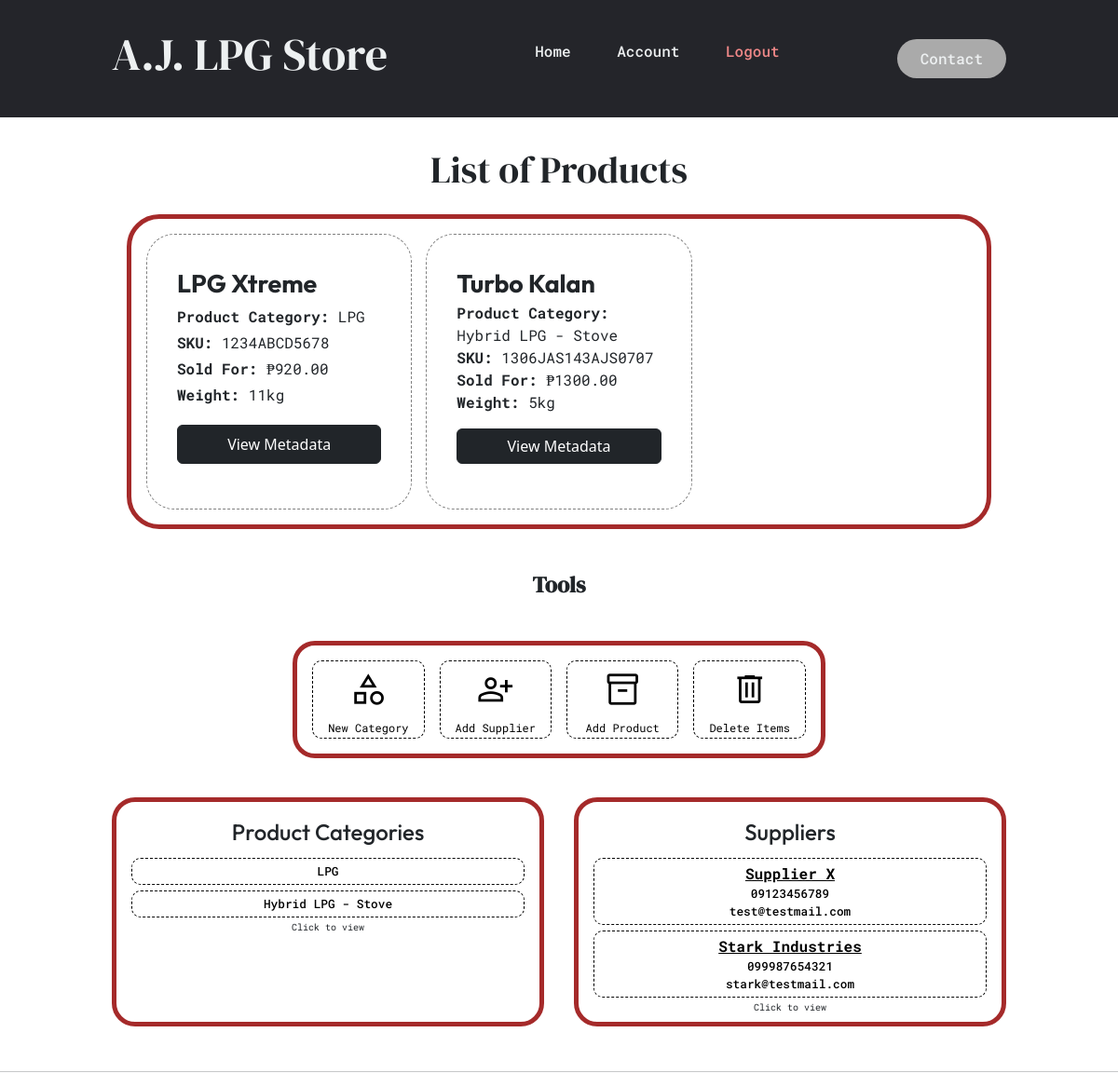
The app's page /products/, older data.
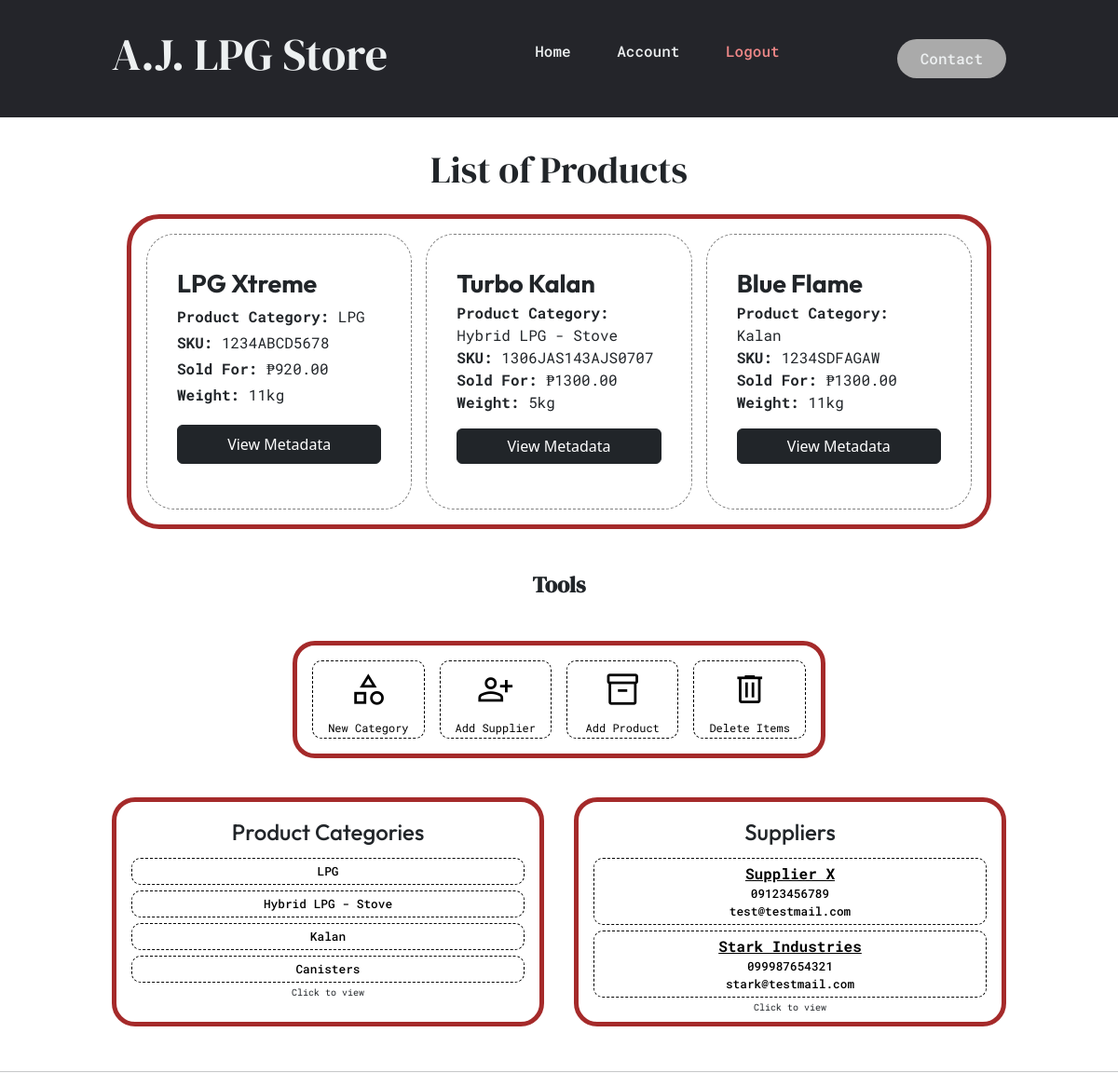
The same page, newer data.
### home/models.py (models this page shows, shortened)
class Product(models.Model):
    product_name = models.CharField(max_length=255,default="Product 1",help_text="Official product name")
    description = models.TextField(help_text="Tell something about the product.")
    SKU = models.CharField(max_length=50, unique=True, help_text="SKU is a unique ID given mainly by manufacturers. Check the Unit or Documents if SKU is present.")
    category = models.OneToOneField(Category, on_delete=models.SET_NULL, null=True)
    weight = models.DecimalField(max_digits=10, decimal_places=2, null=True, blank=True)
    image = models.ImageField(upload_to='product_images/', null=True, blank=True)
    expiry_date = models.DateField(default=timezone.now,null=True, blank=True, help_text="YYYY-MM-DD (Leave Blank if N/A)")
    notes = models.TextField(null=True, blank=True)
    cost_price = models.DecimalField(max_digits=10, decimal_places=2, null=True, blank=True)
    selling_price = models.DecimalField(max_digits=10, decimal_places=2, null=True, blank=True)
    discount = models.DecimalField(max_digits=5, decimal_places=2, null=True, blank=True)

class Category(models.Model):
    category = models.CharField(max_length=50)
    def __str__(self):
        return self.category
    class Meta:
        verbose_name_plural = "Categories"

class Supplier(models.Model):
    name = models.CharField(max_length=255)
    contact = models.CharField(max_length=255)
    email = models.CharField(max_length=255, null=True, blank=True)
    website = models.CharField(max_length=255, null=True, blank=True)
    supplier_code = models.CharField(max_length=50, unique=True, editable=False)

### home/views.py (the view)
# urls.py: path('products/', views.add_product, name="mngr-products"),
def add_product(request):
    vars = {}
    vars["products"] = models.Product.objects.all()
    vars["product_number"] = models.Product.objects.count()
    vars["categories"] = models.Category.objects.all()
    vars["category_numbers"] = models.Category.objects.count()
    vars["suppliers"] = models.Supplier.objects.all()
    vars["supplier_numbers"] = models.Supplier.objects.count()
    return render(request, "blocks/productpage_blocks.html", vars)

### home/templates/blocks/productpage_blocks.html (shortened to what this page needs)
{% extends "home/add_product.html" %}
{% block product_navbar %}
{% include "chunks/navbar.html" %}
{% endblock %}
{% block list_products %}
    {% if product_number == 0 %}
        {% include "chunks/products_noneview.html" %}
        {% include "chunks/products_tools.html" %}
    {% else %}
            <div class="p_wrapper">
                {% for item in products %}
                <div class="p_container">
                    <p class="pname">{{ item.product_name }}</p>
                    <p class="category"><span>Product Category:</span> {{ item.category }}</p>
                    <p class="SKU"><span>SKU:</span> {{ item.SKU }}</p>
                    <p class="selling_p"><span>Sold For:</span> &#x20B1;{{ item.selling_price }}</p>
                    <p class="weight"><span>Weight:</span> {{ item.weight|floatformat:0 }}kg</p>
                    <button type="button" class="btn btn-dark" data-bs-toggle="modal" data-bs-target="#exampleModal{{ item.id }}">
                        View Metadata
                    </button>
                </div>
            {% endfor %}
            </div>
        <p style="font-weight: bold;">Tools</p>
        {% include "chunks/products_tools.html" %}
    {% endif %}
{% endblock %}
{% block view_others %}
<div class="wrapper_cat_supp">
    <div class="category_view">
        {% if category_numbers == 0 %}
            <h1>No product category created</h1>
        {% else %}
            <h2 class="section_title">Product Categories</h2>
            {% for cat in categories %}
                <div class="cat_wrap">
                    <a href="{% url 'edit_product' pk=cat.pk %}?formID=category"><p class="content">{{ cat.category }}</p></a>
                </div>
            {% endfor %}
            <small style="font-size: 10px;">Click to view</small>
        {%endif %}
    </div>
    <div class="supplier_view">
        {% if supplier_numbers == 0 %}
            <h1>No Suppliers Created</h1>
        {% else %}
            <h2 class="section_title">Suppliers</h2>
            {% for sup in suppliers %}
                <div class="sup_wrap">
                    <a href="{% url 'edit_product' pk=sup.pk %}?formID=supplier"><p class="content">{{ sup.name }}</p></a>
                    <a href="{% url 'edit_product' pk=sup.pk %}?formID=supplier"><p class="content">{{ sup.contact }}</p></a>
                    <a href="{% url 'edit_product' pk=sup.pk %}?formID=supplier"><p class="content">{{ sup.email }}</p></a>
                </div>
            {% endfor %}
            <small style="font-size: 10px;">Click to view</small>
        {%endif %}
    </div>
</div>
{% endblock %}

### home/templates/home/add_product.html (shortened to what this page needs)
<!doctype html>
<html lang="en">
  <head>
    <link href="https://cdn.jsdelivr.net/npm/bootstrap@5.3.3/dist/css/bootstrap.min.css" rel="stylesheet">
    {% load static %}
    <link rel="stylesheet" href="{% static 'css/navbar.css' %}">
    <link rel="stylesheet" href="{% static 'css/product_view.css' %}">
    <link rel="stylesheet" href="{% static 'css/product_list.css' %}">
  </head>
  <body>
    <header>
      {% block product_navbar %}
      {% endblock %}
    </header>
    <div class="section">
      <h1>List of Products</h1>
      <div class="product_cont">
        {% block list_products %}
        {% endblock %}
        {% block view_others %}
        {% endblock %}
      </div>
    </div>
    <hr>
  </body>
</html>

### home/templates/chunks/navbar.html (shortened to what this page needs)
<div class="navbar">
    <h1><span>A.J. LPG Store </span></h1>
    <nav>
        <ul class="nav_links">
            <li><a href="{% url 'mngr-home'  %}">Home</a></li>
            <li><a href="#">Account</a></li>
            <li><a href="#">Logout</a></li>
        </ul>
    </nav>
    <a href="#" class="cta"><button class="cta-bt">Contact</button></a>
</div>

### home/templates/chunks/products_tools.html
<div class="add_elements">
    <a href="{% url 'mngr-forms' %}?formID=category">
        <div class="mini_button">
            <span class="material-symbols-outlined">category</span>
            <small>New Category</small>
        </div>
    </a>
    <a href="{% url 'mngr-forms' %}?formID=supplier">
        <div class="mini_button">
            <span class="material-symbols-outlined">person_add</span>
            <small>Add Supplier</small>
        </div>
    </a>
    <a href="{% url 'mngr-forms' %}?formID=productSpecs">
        <div class="mini_button">
            <span class="material-symbols-outlined">inventory_2</span>
            <small>Add Product</small>
        </div>
    </a>
    <a href="{% url 'entry-mngr' %}">
        <div class="mini_button">
            <span class="material-symbols-outlined">delete</span>
            <small>Delete Items</small>
        </div>
    </a>
</div>

### home/static/css/navbar.css (style rules this page uses)
:root { --global-font-style-navbar-menu: "Roboto Mono"; --global-font-style-navbar-title: "DM Serif Display"; --global-font-style-navbar-section-title: "Outfit"; }
.navbar { position: relative; box-sizing: border-box; margin: 0; background-color: #24252A; font-family: var(--global-font-style-navbar-menu); }
.navbar li, .navbar a, .navbar button.cta-bt { font-family: var(--global-font-style-navbar-menu); font-weight: 500; font-size: 16px; color: #edf0f1; text-decoration: none; }
.navbar > h1 { font-family: var(--global-font-style-navbar-section-title); font-weight: 300; color: #edf0f1; }
.navbar h1 > span { font-family: var(--global-font-style-navbar-title); font-weight: 500; font-size: clamp(1rem, 1.5rem + 2dvw, 5rem); }
.nav_links { list-style: none; }
.nav_links li { display: inline-block; padding: 0 20px; }
.nav_links li:nth-child(3) a { color: #f08888; }
.nav_links li a { transition: all 0.35s ease 0s; }
button.cta-bt { padding: 9px 25px; background-color: rgb(170, 170, 170); border: none; border-radius: 50px; cursor: pointer; transition: background-color 0.25s ease; }
.navbar { display: flex; justify-content: space-between; align-items: center; padding: 30px 10%; }

### home/static/css/product_view.css (style rules this page uses)
:root { --global-font-style-navbar-menu: "Roboto Mono"; --global-font-style-navbar-title: "DM Serif Display"; --global-font-style-navbar-section-title: "Outfit"; }
.section { display: flex; margin: 1rem; padding: 1rem; justify-content: center; align-items: center; flex-direction: column; }
.product_cont { display: flex; flex-direction: column; align-items: center; border-radius: 10px; padding: 1rem; width: 80dvw; gap: 10px; }
.product_cont > p , small, h2 { font-family: var(--global-font-style-navbar-menu); margin: 0; text-align: center; }
.p_wrapper { display: grid; grid-template-columns: repeat(3, 1fr); grid-template-rows: auto; gap: 15px; padding: 1rem; border: 5px solid brown; border-radius: 35px; }
.product_cont > p { margin-top: 2rem; font-family: var(--global-font-style-navbar-title); font-size: clamp(0.8rem, 1rem + 0.7dvw, 1.5rem); }
.add_elements { display: grid; grid-template-columns: repeat(4, 1fr); grid-template-rows: auto; margin: 2rem 0; gap: 1rem; border: 5px solid brown; border-radius: 24px; padding: 1rem; }
.add_elements > a { text-decoration: none; }
.mini_button { display: flex; flex-direction: column; justify-content: center; align-items: center; min-width: 80px; border-radius: 10px; border: 1px, dashed, rgb(0, 0, 0); transition: all 0.5s ease; }
.mini_button > * { color: black; margin: 10px 1rem; }
.mini_button > span { font-size: clamp(2rem, 2.5rem, 4rem); }
.mini_button > small { margin: 2px 1rem; font-size: clamp(.5rem, .75rem, 1rem); transition: all 0.5s ease; }
.section > h1 { font-family: var(--global-font-style-navbar-title); }
.wrapper_cat_supp { display: grid; grid-template-columns: repeat(2,1fr); gap: 2rem; width: 80dvw; }
.wrapper_cat_supp > div { display: flex; flex-direction: column; border: 5px solid brown; border-radius: 25px ; padding: 0.5rem 1rem; }
.category_view { display: flex; flex-direction: column; justify-content: flex-start; align-items: center; }
.category_view > h2, .supplier_view > h2 { font-size: 1.5rem; font-family: var(--global-font-style-navbar-section-title); margin: 10px; }
.cat_wrap, .sup_wrap { display: block; margin: 3px; padding: 4px; width: 100%; border: 1px dashed black; border-radius: 10px; transition: all 0.5s ease; }
.cat_wrap > a , .sup_wrap > a { display: block; text-decoration: none; font-family: var(--global-font-style-navbar-menu); font-weight: bold; text-align: center; }
.cat_wrap > a > p, .sup_wrap > a > p { color: black; margin: 0; font-weight: 500; font-size: 0.8rem; }
.supplier_view { display: flex; flex-direction: column; justify-content: flex-start; align-items: center; }
.sup_wrap > a:nth-child(1) > p { font-size: 1rem; font-weight: bold; text-decoration: underline; }

### home/static/css/product_list.css (style rules this page uses)
:root { --global-font-style-navbar-menu: "Roboto Mono"; --global-font-style-navbar-title: "DM Serif Display"; --global-font-style-navbar-section-title: "Outfit"; }
.p_container { display: grid; flex-direction: column; border-radius: 30px; padding: 2rem; border: 1px dashed grey; }
.p_container > p { margin: 0; font-family: var(--global-font-style-navbar-menu); }
.p_container > p.pname { font-family: var(--global-font-style-navbar-section-title); font-size: clamp(0.9rem, 1.3rem + .5dvw, 2rem); font-weight: bold; }
.p_container > p > span { font-weight: bold; }
.p_container > button { margin: 1rem 0; }

Row changes from the older to the newer data that the page shows:
added Product: product_name "Blue Flame", category "Kalan", SKU "1234SDFAGAW", selling_price "1300.00", weight "11"
added Category: category "Kalan"
added Category: category "Canisters"
